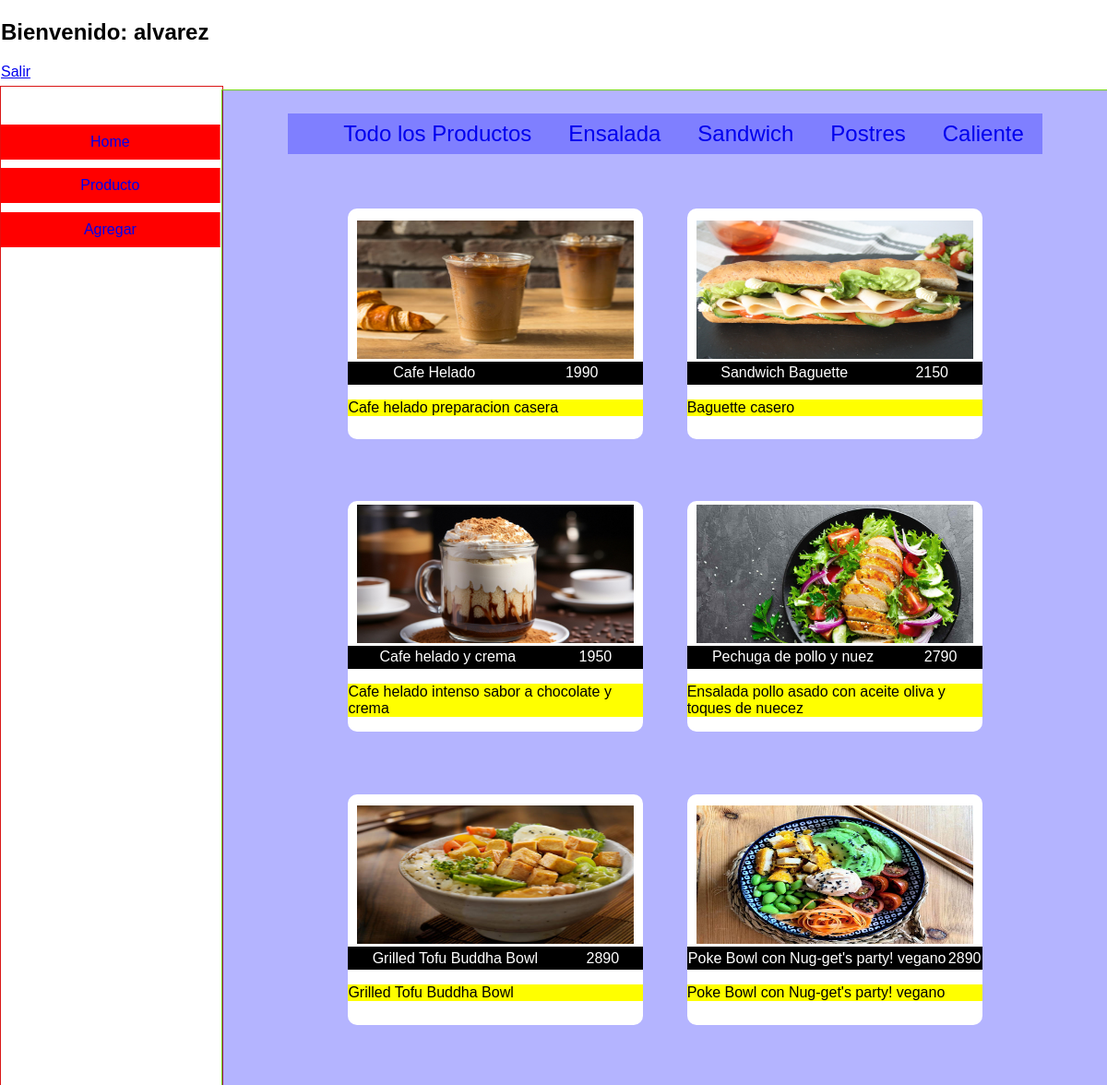
/coffe/pedido/ (signed in, upper part), run on an earlier commit of the app's database.
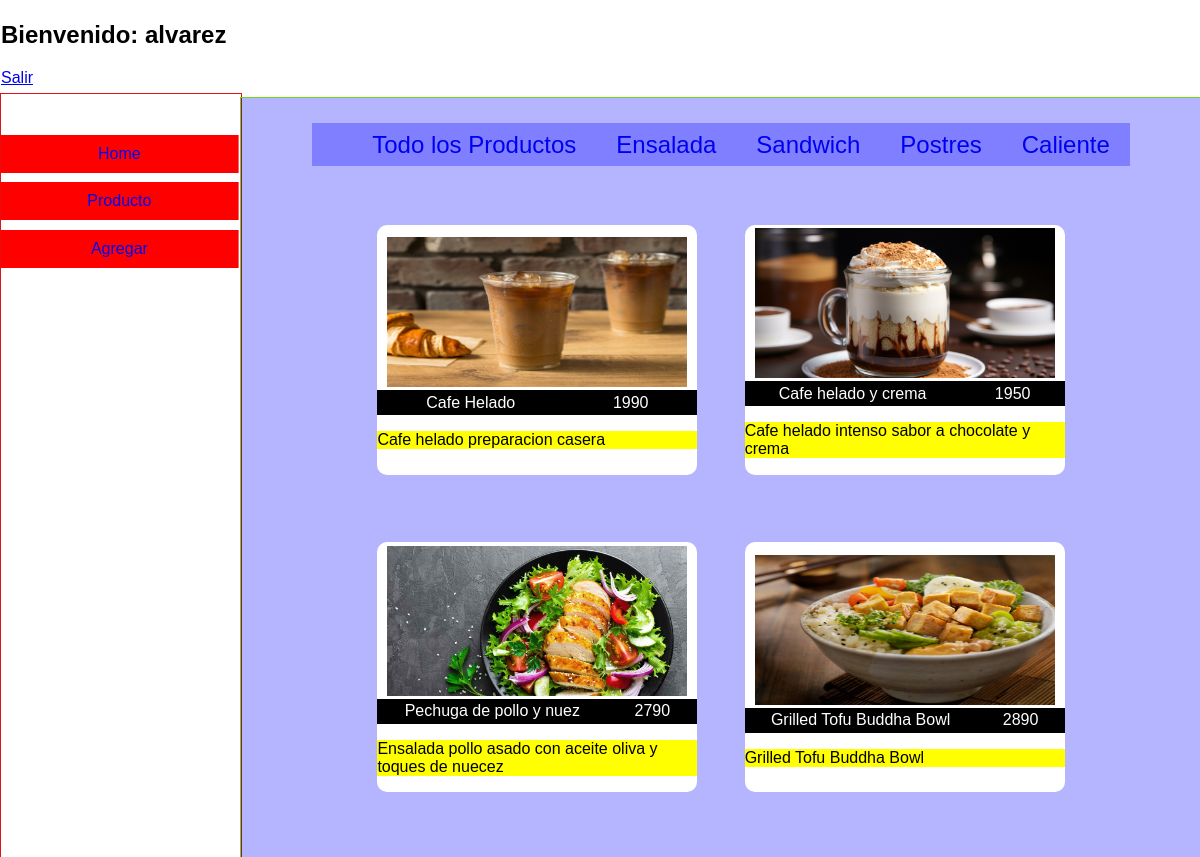
And on a later commit of the database.
### coffe/models.py (models this page shows, shortened)
class Categoria(models.Model):
    id_categoria =models.AutoField(db_column='idCate',primary_key=True)
    nombre=models.CharField(max_length=35)

class Producto(models.Model):
    id_producto=models.AutoField(db_column='idProd',primary_key=True)
    nombre=models.CharField(max_length=350)
    imagen=models.ImageField(upload_to='upload')
    descripcion=models.CharField(max_length=400)
    precio=models.IntegerField()
    fk_categoria=models.ForeignKey('Categoria',on_delete=models.CASCADE,db_column='idCate')

### coffe/views.py (the view)
# urls.py: path('pedido/',views.pedidos,name='pedidos'),
@login_required
def pedidos(request):
     categorias=Categoria.objects.all()
     return render(request,'coffe/pedido.html',{'categorias':categorias,'true':True,'productos':Ext_prod()})

### coffe/views.py (called while the page is built)
def Ext_prod():
     productos = Producto.objects.all()
     return productos

### coffe/templates/coffe/pedido.html (shortened to what this page needs)
{% load static %}
<!DOCTYPE html>
<html lang="en">
<head>
    <link rel="stylesheet" href="{% static '/css/pedido.css'  %}">
</head>
<body>
    <nav>
        {% if request.user.is_authenticated %}
        <h1>Bienvenido: {{request.user.username}}</h1>
        <a href="{% url 'salir' %}">Salir</a>
        {% else %}
        <h1>Pagina de pedido</h1>
        {% endif %}
    </nav>
    <aside>
        <ul>
            <a href="{% url 'index' %}">Home</a>
            <a href="{% url 'productos' %}">Producto</a>
            <a href="{% url 'BD' %}">Agregar</a>
        </ul>
    </aside>
    <section>
        <div id="categorias">
            <ul>
                <a href="{{0}}" id="btn-cate"> Todo los Productos</a>
            {% for i in categorias   %}
            {% if i.id_categoria == 2 %}
            <a href="{{i.id_categoria}}" id="btn-cate">  Ensalada </a>
            {% elif i.id_categoria == 3 %}
            <a href="{{i.id_categoria}}" id="btn-cate">  Sandwich</a>
            {% elif i.id_categoria == 4 %}
            <a href="{{i.id_categoria}}" id="btn-cate">  Postres</a>
            {% elif i.id_categoria == 5 %}
            <a href="{{i.id_categoria}}" id="btn-cate">  Caliente</a>
            {% endif %}
            {% endfor %}
            </ul>
        </div>
        <div id="list_produc">
            {% if true %}
                {% for p in productos  %}
            <article id="tarjeta-pedido" class="headline">
                <div id="contenido-pedido">
                    <img src="{{p.imagen.url}}" alt="">
                    <div id="detalle"> <p id="nombre">{{p.nombre}}</p> <p id="precio">{{p.precio}}</p></div>
                    <p id="descripcion">
                        {{p.descripcion}}
                    </p>
                </div>
            </article>
            {% endfor %}
            {% endif %}
        </div>
    </section>
</body>
</html>

What changed in the data, as far as the page shows it:
removed Producto: imagen (picture), nombre "Sandwich Baguette", precio "2150", descripcion "Baguette casero"
no longer on this page (row unchanged): Producto: imagen (picture), nombre "Poke Bowl con Nug-get's party! vegano", precio "2890", descripcion "Poke Bowl con Nug-get's party! vegano"
